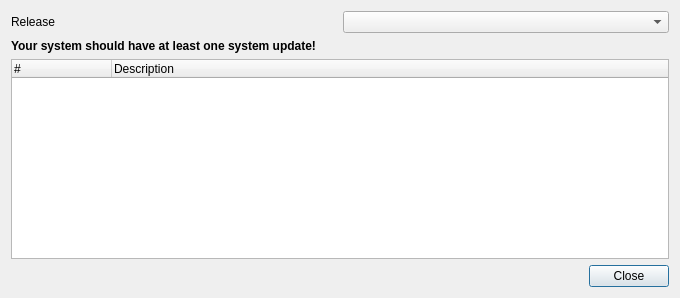
<?xml version="1.0" encoding="UTF-8"?>
<ui version="4.0">
 <class>UpdateHistoryDialog</class>
 <widget class="QDialog" name="UpdateHistoryDialog">
  <property name="geometry">
   <rect>
    <x>0</x>
    <y>0</y>
    <width>680</width>
    <height>298</height>
   </rect>
  </property>
  <property name="windowTitle">
   <string>Base system updates history</string>
  </property>
  <layout class="QVBoxLayout" name="verticalLayout">
   <item>
    <layout class="QHBoxLayout" name="horizontalLayout">
     <item>
      <widget class="QLabel" name="label">
       <property name="text">
        <string>Release</string>
       </property>
      </widget>
     </item>
     <item>
      <widget class="QComboBox" name="releaseSelector"/>
     </item>
    </layout>
   </item>
   <item>
    <widget class="QLabel" name="updateAvailLabel">
     <property name="font">
      <font>
       <weight>75</weight>
       <bold>true</bold>
      </font>
     </property>
     <property name="text">
      <string>Your system should have at least one system update!</string>
     </property>
    </widget>
   </item>
   <item>
    <widget class="QTreeWidget" name="historyListTW">
     <column>
      <property name="text">
       <string>#</string>
      </property>
     </column>
     <column>
      <property name="text">
       <string>Description</string>
      </property>
     </column>
    </widget>
   </item>
   <item>
    <layout class="QHBoxLayout" name="horizontalLayout_2">
     <item>
      <spacer name="horizontalSpacer">
       <property name="orientation">
        <enum>Qt::Horizontal</enum>
       </property>
       <property name="sizeHint" stdset="0">
        <size>
         <width>40</width>
         <height>20</height>
        </size>
       </property>
      </spacer>
     </item>
     <item>
      <widget class="QPushButton" name="pushButton">
       <property name="text">
        <string>Close</string>
       </property>
      </widget>
     </item>
    </layout>
   </item>
  </layout>
 </widget>
 <resources/>
 <connections>
  <connection>
   <sender>pushButton</sender>
   <signal>clicked()</signal>
   <receiver>UpdateHistoryDialog</receiver>
   <slot>accept()</slot>
   <hints>
    <hint type="sourcelabel">
     <x>353</x>
     <y>278</y>
    </hint>
    <hint type="destinationlabel">
     <x>236</x>
     <y>267</y>
    </hint>
   </hints>
  </connection>
 </connections>
</ui>
